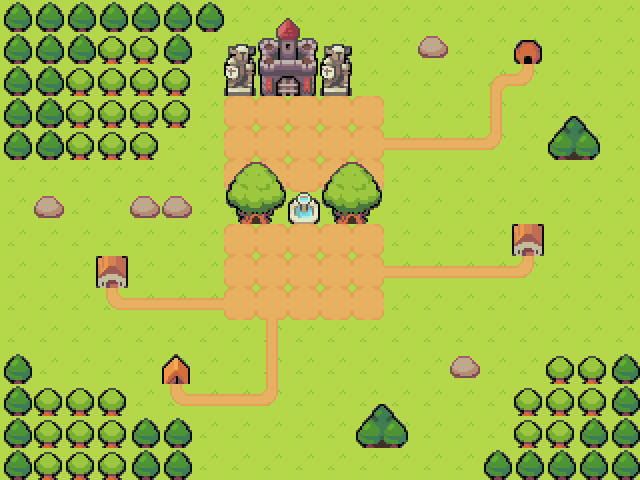

Tiled map render using the project's own tile images. Description and the whole map definition, tile-layer contents included, below:
An orthogonal 20x15 tile map with 32x32 px tiles, 3 tile layers (background, roads, buildings) and 5 objects (2x npc, player, door, enemy_spawner).

<map version="1.0" orientation="orthogonal" renderorder="right-down" width="20" height="15" tilewidth="32" tileheight="32" nextobjectid="7">
 <tileset firstgid="1" name="tileset" tilewidth="32" tileheight="32" tilecount="240" columns="20">
  <image source="../../../26-state_extra_parameters/assets/images/tileset.png" width="640" height="384" />
  <tile id="51">
   <properties>
    <property name="collision" type="bool" value="true" />
   </properties>
  </tile>
 </tileset>
 <layer name="background" width="20" height="15">
  <data encoding="csv">
4,4,4,4,4,4,4,4,4,4,4,4,4,4,4,4,4,4,4,4,
4,4,4,4,4,4,4,4,4,4,4,4,4,4,4,4,4,4,4,4,
4,4,4,4,4,4,4,4,4,4,4,4,4,4,4,4,4,4,4,4,
4,4,4,4,4,4,4,4,4,4,4,4,4,4,4,4,4,4,4,4,
4,4,4,4,4,4,4,4,4,4,4,4,4,4,4,4,4,4,4,4,
4,4,4,4,4,4,4,4,4,4,4,4,4,4,4,4,4,4,4,4,
4,4,4,4,4,4,4,4,4,4,4,4,4,4,4,4,4,4,4,4,
4,4,4,4,4,4,4,4,4,4,4,4,4,4,4,4,4,4,4,4,
4,4,4,4,4,4,4,4,4,4,4,4,4,4,4,4,4,4,4,4,
4,4,4,4,4,4,4,4,4,4,4,4,4,4,4,4,4,4,4,4,
4,4,4,4,4,4,4,4,4,4,4,4,4,4,4,4,4,4,4,4,
4,4,4,4,4,4,4,4,4,4,4,4,4,4,4,4,4,4,4,4,
4,4,4,4,4,4,4,4,4,4,4,4,4,4,4,4,4,4,4,4,
4,4,4,4,4,4,4,4,4,4,4,4,4,4,4,4,4,4,4,4,
4,4,4,4,4,4,4,4,4,4,4,4,4,4,4,4,4,4,4,4
</data>
 </layer>
 <layer name="roads" width="20" height="15">
  <data encoding="csv">
0,0,0,0,0,0,0,0,0,0,0,0,0,0,0,0,0,0,0,0,
0,0,0,0,0,0,0,0,0,0,0,0,0,0,0,0,0,0,0,0,
0,0,0,0,0,0,0,0,0,0,0,0,0,0,0,61,83,0,0,0,
0,0,0,0,0,0,0,123,123,123,123,123,0,0,0,82,0,0,0,0,
0,0,0,0,0,0,0,123,123,123,123,123,62,62,62,83,0,0,0,0,
0,0,0,0,0,0,0,123,123,123,123,123,0,0,0,0,0,0,0,0,
0,0,0,0,0,0,0,0,0,0,0,0,0,0,0,0,0,0,0,0,
0,0,0,0,0,0,0,123,123,123,123,123,0,0,0,0,0,0,0,0,
0,0,0,0,0,0,0,123,123,123,123,123,62,62,62,62,83,0,0,0,
0,0,0,81,62,62,62,123,123,123,123,123,0,0,0,0,0,0,0,0,
0,0,0,0,0,0,0,0,82,0,0,0,0,0,0,0,0,0,0,0,
0,0,0,0,0,0,0,0,82,0,0,0,0,0,0,0,0,0,0,0,
0,0,0,0,0,81,62,62,83,0,0,0,0,0,0,0,0,0,0,0,
0,0,0,0,0,0,0,0,0,0,0,0,0,0,0,0,0,0,0,0,
0,0,0,0,0,0,0,0,0,0,0,0,0,0,0,0,0,0,0,0
</data>
 </layer>
 <layer name="buildings" width="20" height="15">
  <properties>
   <property name="collision" type="bool" value="true" />
  </properties>
  <data encoding="csv">
114,114,114,114,114,114,114,0,64,65,0,0,0,0,0,0,0,0,0,0,
114,114,114,150,150,114,0,68,84,85,68,0,0,52,0,0,90,0,0,0,
114,114,150,150,150,150,0,88,104,105,88,0,0,0,0,0,0,0,0,0,
114,114,150,150,150,150,0,0,0,0,0,0,0,0,0,0,0,95,96,0,
114,114,150,150,150,0,0,0,0,0,0,0,0,0,0,0,0,115,116,0,
0,0,0,0,0,0,0,196,197,0,196,197,0,0,0,0,0,0,0,0,
0,52,0,0,52,52,0,216,217,107,216,217,0,0,0,0,0,0,0,0,
0,0,0,0,0,0,0,0,0,0,0,0,0,0,0,0,129,0,0,0,
0,0,0,129,0,0,0,0,0,0,0,0,0,0,0,0,0,0,0,0,
0,0,0,0,0,0,0,0,0,0,0,0,0,0,0,0,0,0,0,0,
0,0,0,0,0,0,0,0,0,0,0,0,0,0,0,0,0,0,0,0,
114,0,0,0,0,149,0,0,0,0,0,0,0,0,52,0,0,150,150,114,
114,150,150,150,0,0,0,0,0,0,0,95,96,0,0,0,150,150,150,114,
114,150,150,150,114,114,0,0,0,0,0,115,116,0,0,0,150,150,114,114,
114,150,150,150,114,114,0,0,0,0,0,0,0,0,0,114,114,114,114,114
</data>
 </layer>
 <objectgroup name="objects">
  <object id="1" name="player" type="player" x="288" y="256" width="32" height="32">
   <properties>
    <property name="group" value="players" />
    <property name="texture" value="player_spritesheet" />
    <property name="walking_speed" type="int" value="50" />
   </properties>
  </object>
  <object id="2" name="door" type="door" x="511.333" y="38.6667" width="32" height="32">
   <properties>
    <property name="group" value="doors" />
    <property name="next_level" value="assets/levels/cave.json" />
   </properties>
  </object>
  <object id="3" name="villager" type="npc" x="448" y="288" width="32" height="32">
   <properties>
    <property name="group" value="npcs" />
    <property name="message" value="villager_message" />
    <property name="texture" value="villager_image" />
   </properties>
  </object>
  <object id="5" name="guard" type="npc" x="288" y="96" width="32" height="32">
   <properties>
    <property name="group" value="npcs" />
    <property name="message" value="guard_message" />
    <property name="texture" value="guard_image" />
   </properties>
  </object>
  <object id="6" name="enemy_spawner1" type="enemy_spawner" x="64" y="320" width="32" height="32">
   <properties>
    <property name="encounter" value="snake" />
    <property name="group" value="enemy_spawners" />
    <property name="texture" value="snake_image" />
   </properties>
  </object>
 </objectgroup>
</map>
